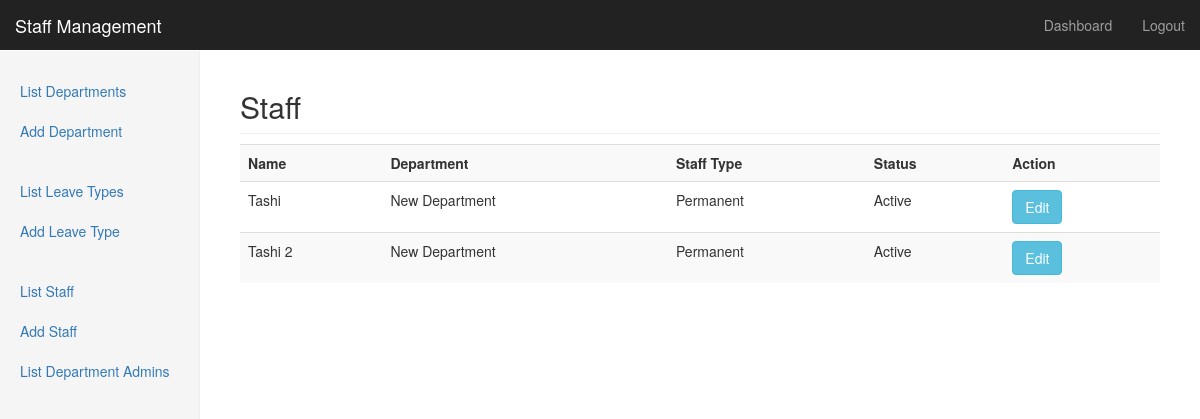
The app's page /list_staff.php (signed in) with its own data.
### tables this page shows
CREATE TABLE IF NOT EXISTS `users` (
  `id` int(8) NOT NULL AUTO_INCREMENT,
  `name` varchar(64) NOT NULL,
  `department_id` int(8) NOT NULL,
  `username` varchar(128) NOT NULL,
  `password` varchar(40) NOT NULL,
  `salt` varchar(50) DEFAULT NULL,
  `hash` varchar(50) DEFAULT NULL,
  `type` int(11) DEFAULT NULL COMMENT '1 => Admin, 2 => Department Admin, 3 => Staff',
  `staff_type` int(2) NOT NULL DEFAULT '1' COMMENT '1 => Permanent, 2 => Contractual',
  `created` int(32) NOT NULL,
  `status` int(2) DEFAULT '1' COMMENT '1 => Active, 2 => Inactive',
  `gender` int(2) NOT NULL COMMENT '1 is male and 2 is female',
  `dob` varchar(20) NOT NULL,
  `doj` varchar(20) NOT NULL,
  `description` text NOT NULL,
  PRIMARY KEY (`id`)
);

### classes/class.db.php (called while the page is built, shortened)
<?php
class database {
    private $resource;
    private $num_rows = null;
    private $valid_resource = false;
    function __construct() {
	return $this;
    }
    function select($table = '', $conditions = '', $count = false) {
	$return = array();
	if (trim($table) != '') {
	    if (trim($conditions) == '') {
		$conditions = ' 1 = 1';
	    }
	    if ($count) {
		$sql = "SELECT count(*) as count_rows FROM $table WHERE $conditions;";
	    } else {
		$sql = "SELECT * FROM $table WHERE $conditions;";
	    }
	    $this->query($sql);
	    if ($this->valid_resource && ($this->num_rows > 0)) {
		return true;
	    } else {
		return false;
	    }
	} else {
	    return false;
	}
	return $return;
    }
    private function query($sql = '', $type = 'select') {
	if (trim($sql) != '') {
	    $this->resource = mysql_query($sql);
	    $this->valid_resource = true;
	} else {
	    return false;
	}
    }
    function get_results() {
	$result = array();
	while ($row = mysql_fetch_array($this->resource)) {
	    $result[] = $row;
	}
	return $result;
    }
    function set_number_of_results() {
	$this->num_rows = mysql_num_rows($this->resource);
    }
}

### classes/class.user.php (called while the page is built, shortened)
<?php
class user {
    public $db;
    private $table = 'users';
    function __construct($db) {
	$this->db = $db;
    }
    function get_staff() {
	return $this->get_users(3);
    }
    private function get_users($type = 3, $conditions = '', $count = false) {
	if (trim($conditions) == '') {
	    $conditions = "type=$type";
	}
	if ($this->db->select($this->table, $conditions, $count)) {
	    return $this->db->get_results();
	} else {
	    return false;
	}
    }
    function get_staff_types() {
	return array(1 => 'Permanent', 2 => 'Contractual');
    }
    function get_staff_status() {
	return array(1 => 'Active', 2 => 'Inactive');
    }
}

### classes/class.department.php (called while the page is built, shortened)
<?php
class department {
    public $db;
    public $table = 'departments';
    function __construct($db) {
	$this->db = $db;
    }
    function get_departments() {
	if ($this->db->select($this->table)) {
	    return $this->db->get_results();
	} else {
	    return false;
	}
    }
    function get_departments_list() {
	$_departments = $this->get_departments();
	if (is_array($_departments) && count($_departments)) {
	    $departments = array();
	    foreach ($_departments as $_department) {
		$departments[$_department['id']] = $_department['name'];
	    }
	    return $departments;
	} else {
	    return false;
	}
    }
}

### list_staff.php (the view, shortened to what this page needs)
<?php
require_once 'classes/class.db.php';
require_once 'classes/class.user.php';
require_once 'classes/class.department.php';
$db = new database;
$user = new user($db);
$dept = new department($db);
$staff = $user->get_staff();
$departments = $dept->get_departments_list();
$staff_type = $user->get_staff_types();
$status = $user->get_staff_status();
?>
<!DOCTYPE html>
<html lang="en">
    <head>
        <link href="css/bootstrap.min.css" rel="stylesheet">
        <link href="css/dashboard.css" rel="stylesheet">
    </head>
    <body>
        <?php
        include_once 'nav.php';
        ?>
        <div class="container-fluid">
            <div class="row">
                <?php
                include_once 'sidebar.php';
                ?>
                <div class="col-sm-9 col-sm-offset-3 col-md-10 col-md-offset-2 main">
                    <h2 class="sub-header">Staff</h2>
                    <div class="table-responsive">
                        <table class="table table-striped">
                            <tr>
                                <th>Name</th>
                                <th>Department</th>
                                <th>Staff Type</th>
                                <th>Status</th>
                                <th>Action</th>
                            </tr>
                            <?php
                            if (is_array($staff) && count($staff)) {
                                foreach ($staff as $_staff) {
                                    echo "<tr>";
					echo "<td>{$_staff['name']}</td>";
					echo "<td>{$departments[$_staff['department_id']]}</td>";
					echo "<td>{$staff_type[$_staff['staff_type']]}</td>";
					echo "<td>{$status[$_staff['status']]}</td>";
					echo "<td><a class='btn btn-info' href='index.php?action=edit_staff&id={$_staff['id']}'> Edit</a></td>";
                                    echo "</tr>";
                                }
                            } else {
                                ?>
                                <tr><td colspan="4">No Staff found</td></tr>
                                <?php
                            }
                            ?>
                        </table>
                    </div>
                </div>
            </div>
        </div>
    </body>
</html>

### css/dashboard.css (style rules this page uses)
body { padding-top: 50px; }
.sub-header { padding-bottom: 10px; border-bottom: 1px solid #eee; }
.main { padding: 20px; }
@media (min-width: 768px) { .main { padding-right: 40px; padding-left: 40px; } }

### records on screen
users: name "Tashi", department "New Department", staff_type "Permanent", status "Active"
users: name "Tashi 2", department "New Department", staff_type "Permanent", status "Active"
